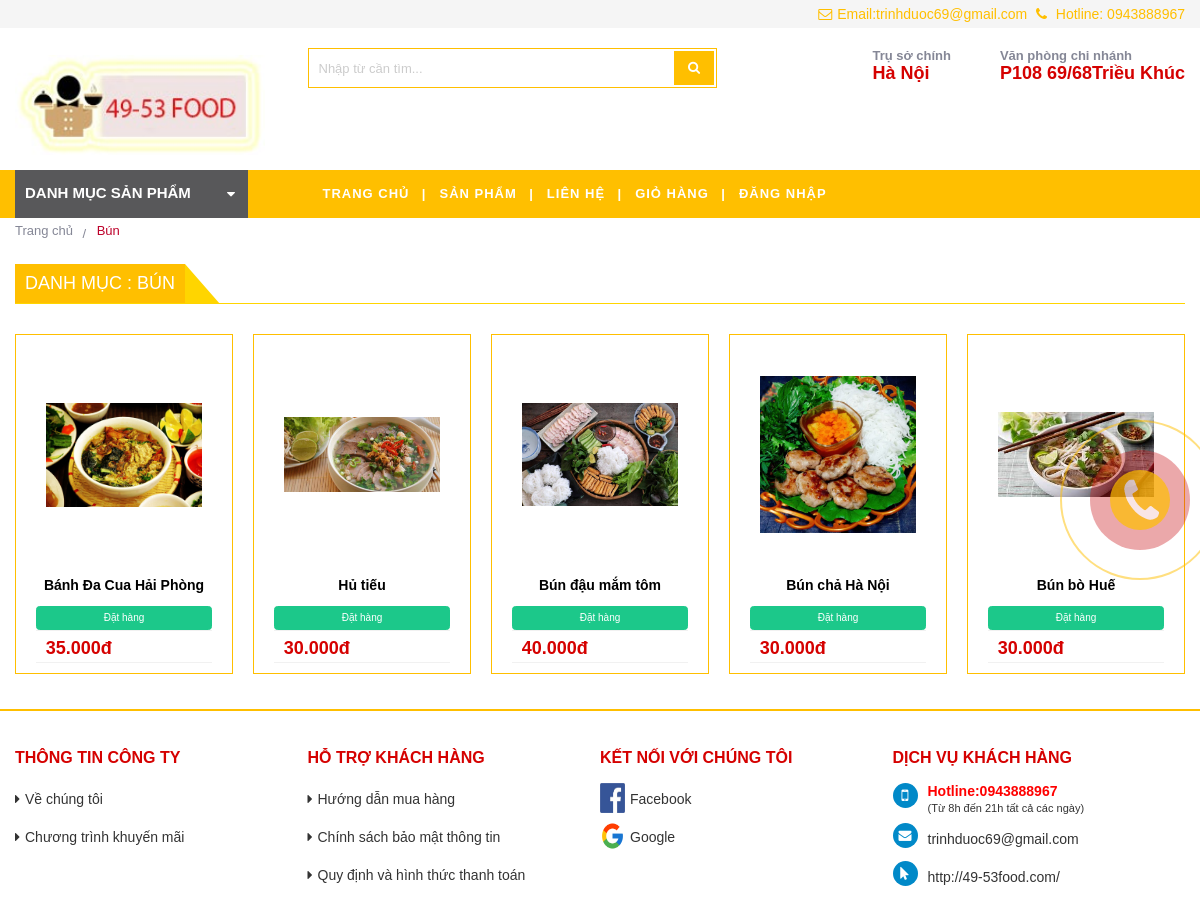
Page /sanpham/danhmuc/60 on the earlier database version.
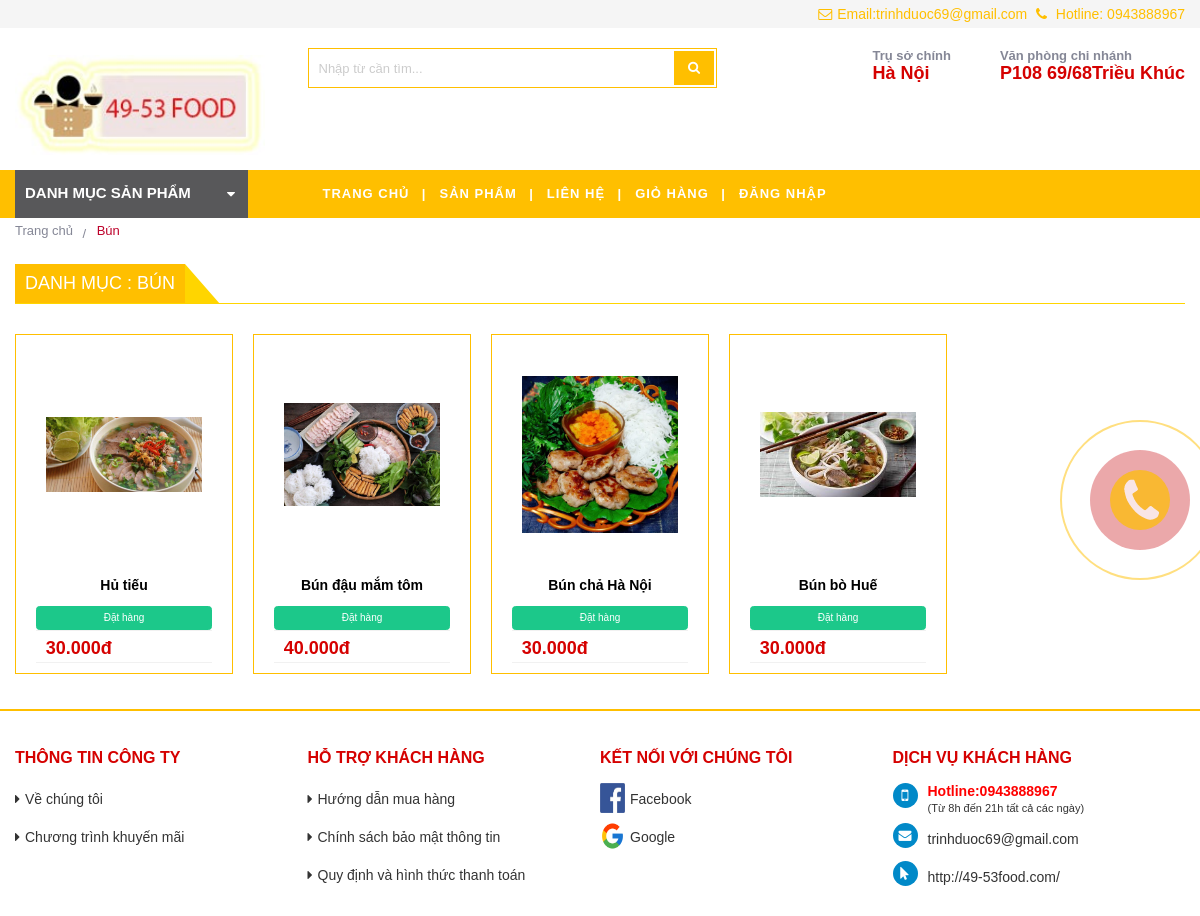
Same page on the later database version.
### tables this page shows
CREATE TABLE `tbl_product` (
  `id_product` int(11) NOT NULL,
  `stock_id` int(11) NOT NULL,
  `title_product` varchar(255) NOT NULL,
  `price_product` varchar(100) NOT NULL,
  `desc_product` text NOT NULL,
  `quantity_product` int(11) NOT NULL,
  `image_product` varchar(100) NOT NULL,
  `id_category_product` int(11) NOT NULL,
  `product_hot` int(11) NOT NULL,
  `product_sale` varchar(255) NOT NULL
);

### system/libs/Load.php (called while the page is built, shortened)
<?php
     class Load{
        public function view($fileName, $data = false){
            include 'app/views/'.$fileName.'.php';
        }
        public function model($fileName){
            return new $fileName();
        }
    }
?>

### app/controllers/sanpham.php (called while the page is built, shortened)
<?php
    class sanpham extends DController{
        public function danhmuc($id){
            $table = 'tbl_category_product';
            $table_product = 'tbl_product';
            $categorymodel = $this->load->model('categorymodel');
            $data['category'] = $categorymodel->category_home($table);
            $data['category_by_id'] = $categorymodel->categorybyid_home($table,$table_product,$id);
            $this->load->view('header',$data);
            $this->load->view('categoryproduct',$data);
            $this->load->view('footer');
        }
    }
?>

### system/libs/Database.php (called while the page is built, shortened)
<?php
    class Database extends PDO{
    public function select($sql,$data = array(),$fetchStyle = PDO::FETCH_ASSOC){
        $statement = $this->prepare($sql);
        $statement->execute();
        return $statement->fetchAll();
    }
}
?>

### app/models/categorymodel.php (called while the page is built, shortened)
<?php
    class categorymodel extends DModel{
        public function categorybyid_home($table,$table_product,$id){
            $sql = "SELECT * FROM $table,$table_product WHERE $table.id_category_product=$table_product.id_category_product
            AND $table_product.id_category_product='$id' ORDER BY $table_product.id_product DESC  ";
            return $this->db->select($sql);
        }
    }
?>

### system/libs/DController.php (called while the page is built, shortened)
<?php
    class DController{
        public function __construct(){
            $this->load = new Load();
        }
    }
?>

### system/libs/DModel.php (called while the page is built, shortened)
<?php
    class DModel{
        public function __construct(){
            $connect = 'mysql:dbname=pdo_blogs_ecommerce; host = localhost';
            $user = 'root';
            $pass = '';
            $this->db = new Database($connect,$user,$pass);
    }
}
?>

### app/views/categoryproduct.php (the view, shortened to what this page needs)
<?php
   $name = 'Danh mục chưa có sản phẩm';
      foreach($category_by_id as $key => $pro){
         $name = $pro['title_category_product'];
   }
?>
<section>
   <div class="bg_in">
   <div class="breadcrumbs">
      <ol itemscope itemtype="http://schema.org/BreadcrumbList">
         <li itemprop="itemListElement" itemscope itemtype="http://schema.org/ListItem">
            <a itemprop="item" href=".">
            <span itemprop="name">Trang chủ</span></a>
         </li>
         <li itemprop="itemListElement" itemscope itemtype="http://schema.org/ListItem">
            <a itemprop="item" href="sanpham.php">
            <span itemprop="name"><?php echo $name ?></span></a>
         </li>
      </ol>
   </div>
   <div class="module_pro_all">
      <div class="box-title">
         <div class="title-bar">
            <h1>Danh mục : <?php echo $name ?></h1>
         </div>
      </div>
      <div class="pro_all_gird">
         <div class="girds_all list_all_other_page ">
         <?php
         foreach($category_by_id as $key => $product){
         ?>
         <form action="<?php echo BASE_URL ?>/giohang/themgiohang" method="POST">
            <div class="grids">
               <div class="grids_in">
                  <div class="content">
                     <div class="img-right-pro">
                        <a href="sanpham.php">
                        <img class="lazy img-pro content-image" src="<?php echo BASE_URL ?>/public/uploads/product/<?php echo $product['image_product'] ?>" data-original="<?php echo BASE_URL ?>/public/images/cakholangvudai.jpg" alt="Cá kho làng Vũ Đại" />
                        </a>
                     </div>
                     <div class="name-pro-right">
                        <a href="<?php echo BASE_URL ?>/sanpham/chitietsanpham/<?php echo $product['id_product'] ?>">
                           <h3><?php echo $product['title_product'] ?></h3>
                        </a>
                     </div>
                     <div>
                        <input type="submit" style="box-shadow: none" class="btn btn-success" name="addcart" value="Đặt hàng">
                     </div>
                     <div class="price_old_new">
                        <div class="price">
                           <span class="news_price"><?php echo number_format ($product['price_product'],0,',','.').'đ' ?> </span>
                        </div>
                     </div>
                  </div>
               </div>
            </div>
         </form>
            <?php
            }
            ?>
         </div>
      </div>
   </div>
</section>

Differences in the rows shown:
removed tbl_product: image_product (picture), title_product "Bánh Đa Cua Hải Phòng", price_product "35.000"
